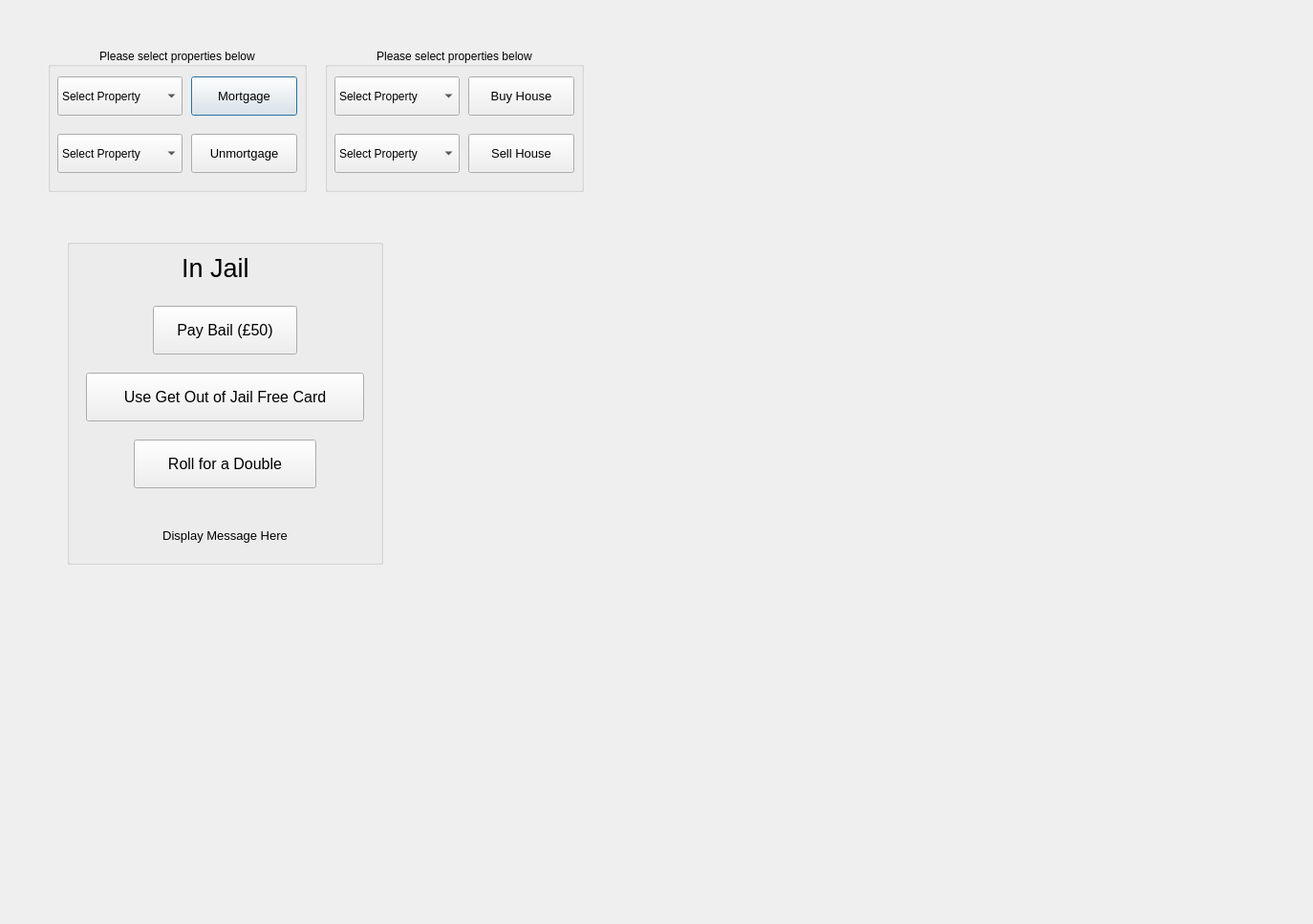
<?xml version="1.0" encoding="UTF-8"?>
<ui version="4.0">
 <class>Dialog</class>
 <widget class="QDialog" name="Dialog">
  <property name="geometry">
   <rect>
    <x>0</x>
    <y>0</y>
    <width>1374</width>
    <height>967</height>
   </rect>
  </property>
  <property name="windowTitle">
   <string>Dialog</string>
  </property>
  <widget class="QGroupBox" name="groupBox">
   <property name="geometry">
    <rect>
     <x>50</x>
     <y>50</y>
     <width>271</width>
     <height>151</height>
    </rect>
   </property>
   <property name="title">
    <string>Please select properties below</string>
   </property>
   <property name="alignment">
    <set>Qt::AlignCenter</set>
   </property>
   <widget class="QComboBox" name="mortgageSelectionComboBox">
    <property name="geometry">
     <rect>
      <x>10</x>
      <y>30</y>
      <width>131</width>
      <height>41</height>
     </rect>
    </property>
    <property name="currentText">
     <string>Select Property</string>
    </property>
    <item>
     <property name="text">
      <string>Select Property</string>
     </property>
    </item>
   </widget>
   <widget class="QComboBox" name="unmortgageSelectionComboBox">
    <property name="geometry">
     <rect>
      <x>10</x>
      <y>90</y>
      <width>131</width>
      <height>41</height>
     </rect>
    </property>
    <property name="currentText">
     <string>Select Property</string>
    </property>
    <item>
     <property name="text">
      <string>Select Property</string>
     </property>
    </item>
   </widget>
   <widget class="QPushButton" name="mortgageItemButton">
    <property name="geometry">
     <rect>
      <x>150</x>
      <y>30</y>
      <width>111</width>
      <height>41</height>
     </rect>
    </property>
    <property name="font">
     <font>
      <pointsize>10</pointsize>
     </font>
    </property>
    <property name="text">
     <string>Mortgage</string>
    </property>
   </widget>
   <widget class="QPushButton" name="unmortgageItemButton">
    <property name="geometry">
     <rect>
      <x>150</x>
      <y>90</y>
      <width>111</width>
      <height>41</height>
     </rect>
    </property>
    <property name="font">
     <font>
      <pointsize>10</pointsize>
     </font>
    </property>
    <property name="text">
     <string>Unmortgage</string>
    </property>
   </widget>
  </widget>
  <widget class="QGroupBox" name="groupBox_2">
   <property name="geometry">
    <rect>
     <x>340</x>
     <y>50</y>
     <width>271</width>
     <height>151</height>
    </rect>
   </property>
   <property name="title">
    <string>Please select properties below</string>
   </property>
   <property name="alignment">
    <set>Qt::AlignCenter</set>
   </property>
   <widget class="QComboBox" name="buyHouseSelectionComboBox">
    <property name="geometry">
     <rect>
      <x>10</x>
      <y>30</y>
      <width>131</width>
      <height>41</height>
     </rect>
    </property>
    <property name="currentText">
     <string>Select Property</string>
    </property>
    <item>
     <property name="text">
      <string>Select Property</string>
     </property>
    </item>
   </widget>
   <widget class="QComboBox" name="sellHouseSelectionComboBox">
    <property name="geometry">
     <rect>
      <x>10</x>
      <y>90</y>
      <width>131</width>
      <height>41</height>
     </rect>
    </property>
    <property name="currentText">
     <string>Select Property</string>
    </property>
    <item>
     <property name="text">
      <string>Select Property</string>
     </property>
    </item>
   </widget>
   <widget class="QPushButton" name="buyHouseButton">
    <property name="geometry">
     <rect>
      <x>150</x>
      <y>30</y>
      <width>111</width>
      <height>41</height>
     </rect>
    </property>
    <property name="font">
     <font>
      <pointsize>10</pointsize>
     </font>
    </property>
    <property name="text">
     <string>Buy House</string>
    </property>
   </widget>
   <widget class="QPushButton" name="sellHouseButton">
    <property name="geometry">
     <rect>
      <x>150</x>
      <y>90</y>
      <width>111</width>
      <height>41</height>
     </rect>
    </property>
    <property name="font">
     <font>
      <pointsize>10</pointsize>
     </font>
    </property>
    <property name="text">
     <string>Sell House</string>
    </property>
   </widget>
  </widget>
  <widget class="QGroupBox" name="groupBox_3">
   <property name="geometry">
    <rect>
     <x>70</x>
     <y>250</y>
     <width>331</width>
     <height>341</height>
    </rect>
   </property>
   <property name="font">
    <font>
     <pointsize>12</pointsize>
    </font>
   </property>
   <property name="title">
    <string/>
   </property>
   <property name="alignment">
    <set>Qt::AlignCenter</set>
   </property>
   <widget class="QLabel" name="label">
    <property name="geometry">
     <rect>
      <x>120</x>
      <y>10</y>
      <width>91</width>
      <height>41</height>
     </rect>
    </property>
    <property name="font">
     <font>
      <pointsize>20</pointsize>
     </font>
    </property>
    <property name="text">
     <string>In Jail</string>
    </property>
   </widget>
   <widget class="QPushButton" name="pushButton">
    <property name="geometry">
     <rect>
      <x>90</x>
      <y>70</y>
      <width>151</width>
      <height>51</height>
     </rect>
    </property>
    <property name="text">
     <string>Pay Bail (£50)</string>
    </property>
   </widget>
   <widget class="QPushButton" name="pushButton_2">
    <property name="geometry">
     <rect>
      <x>20</x>
      <y>140</y>
      <width>291</width>
      <height>51</height>
     </rect>
    </property>
    <property name="text">
     <string>Use Get Out of Jail Free Card</string>
    </property>
   </widget>
   <widget class="QPushButton" name="pushButton_3">
    <property name="geometry">
     <rect>
      <x>70</x>
      <y>210</y>
      <width>191</width>
      <height>51</height>
     </rect>
    </property>
    <property name="text">
     <string>Roll for a Double</string>
    </property>
   </widget>
   <widget class="QLabel" name="label_2">
    <property name="geometry">
     <rect>
      <x>10</x>
      <y>280</y>
      <width>311</width>
      <height>61</height>
     </rect>
    </property>
    <property name="font">
     <font>
      <pointsize>10</pointsize>
     </font>
    </property>
    <property name="text">
     <string>Display Message Here</string>
    </property>
    <property name="alignment">
     <set>Qt::AlignCenter</set>
    </property>
    <property name="wordWrap">
     <bool>true</bool>
    </property>
   </widget>
  </widget>
 </widget>
 <resources/>
 <connections/>
</ui>
